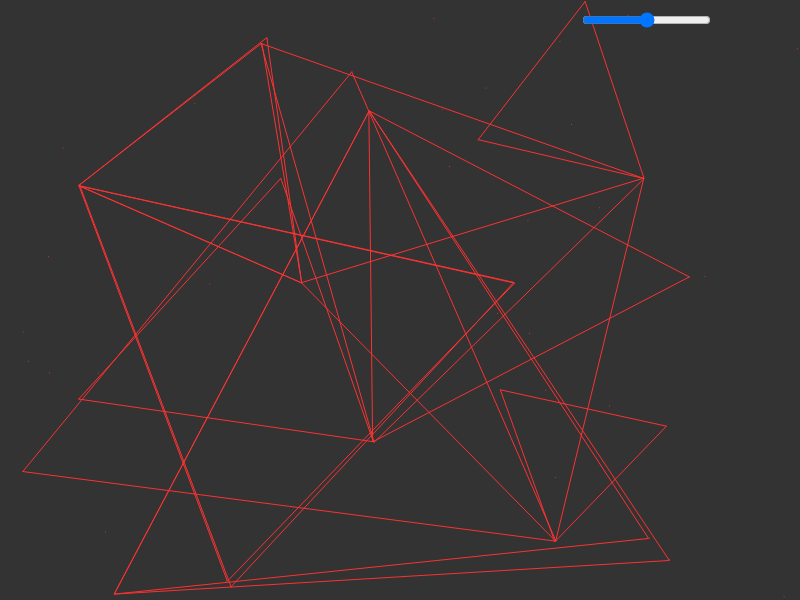
Frame 1 (no input)
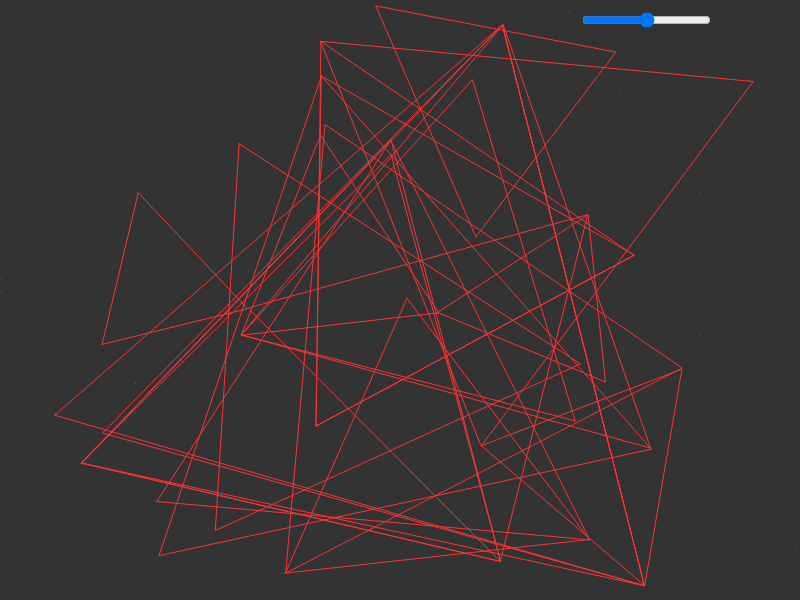
Frame 60 (no input)
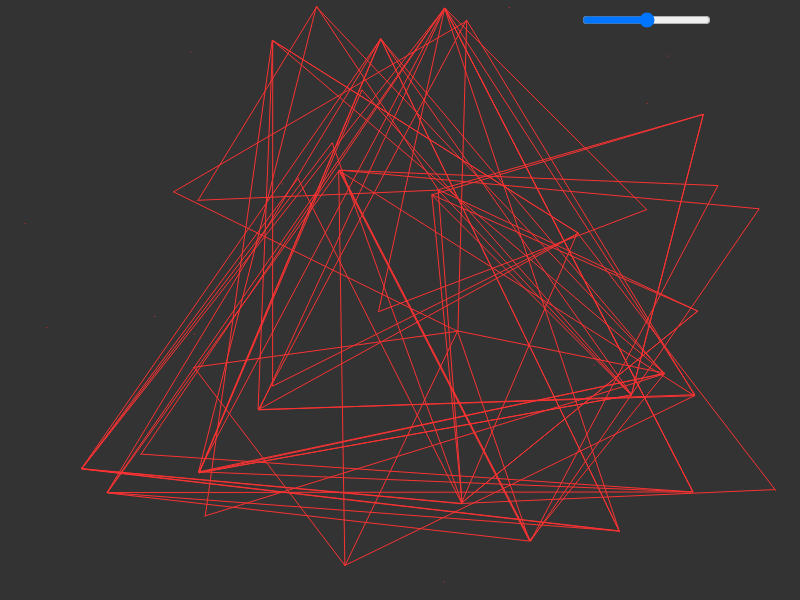
Frame 120 (the mouse pressed at the canvas centre since frame 60)

The p5.js sketch that drew these frames (run headless with seeded random() and noise() and a simulated clock; from frame 60 on, the mouse is pressed at the canvas centre):

// p5.js sketch
// ── sketch.js
let points;
let slider;

function setup() {
  createCanvas(displayWidth, displayHeight);   
    slider = createSlider(0, 100, 50, 1)
    slider.position(displayWidth - 220, 10)
  points = []
//   frameRate(2)
  for(let i =0; i < 50; i++){
    points.push(new Node(random(0, width), random(0, height )))
  }
  
  
  
  
  
}

function draw() {
  background(51);
  noFill()
  stroke(250,50,50)
//   strokeWeight(0.3)
  
  for(let i =0; i < 50; i++){
    points[i].show()
    points[i].update()  

    for(let j = 0; j < 48; j += 1){
        

        if(checkTriangle(points[i], points[j], points[j + 1])){
            triangle(points[i].pos.x, points[i].pos.y, points[j].pos.x, points[j].pos.y, points[j+1].pos.x, points[j+1].pos.y)
        }
        // points[j].show()
        // points[j].update()

        
  }
    
  }
  

  
  
  
}

function checkTriangle(x, y, z){
    let relax = map(slider.value(), 0, 100, 0, 0.1)
    let firstDist = dist(x.pos.x, x.pos.y, y.pos.x, y.pos.y);
    let secondDist = dist(y.pos.x, y.pos.y, z.pos.x, z.pos.y);
    let thirdDist = dist(z.pos.x, z.pos.y, x.pos.x, x.pos.y);

    let meanSide = (firstDist + secondDist + thirdDist) / 3;

    firstDist /= meanSide;
    secondDist /= meanSide;
    thirdDist /= meanSide;

    let sigma = sqrt(((firstDist-1)*(firstDist-1)+(secondDist-1)*(secondDist-1)+(thirdDist-1)*(thirdDist-1))/2)

    if(sigma < relax){
        return true
    }   
    return false
}
// ── node.js
class Node {
  
    constructor(x, y){
      this.pos = createVector(x, y);
      this.vel = p5.Vector.random2D()
      this.maxVel = 20;
      this.edgeDist = 0
    }
    
    show(){
        strokeWeight(1)
      point(this.pos.x, this.pos.y)
    //   vertex(this.pos.x, this.pos.y)
    }
    
    update(){
      this.pos.add(this.vel);
    //   if( this.pos.x < 0 + this.edgeDist || this.pos.x > width - this.edgeDist || this.pos.y < 0 + this.edgeDist|| this.pos.y > height - this.edgeDist){
  
        
    //     this.vel = p5.Vector.random2D()
        
    //   }

      if ((this.pos.x <= 0) || (this.pos.x >= width)) {
        this.vel.x *= -1;
        this.pos.x = constrain(this.pos.x, 0, width-1);
      }
      if ((this.pos.y <= 0) || (this.pos.y >= height)) {
        this.vel.y *= -1;
        this.pos.y = constrain(this.pos.y, 0, height-1);
      }
      this.vel.limit(this.maxVel)
    }
    
  }
